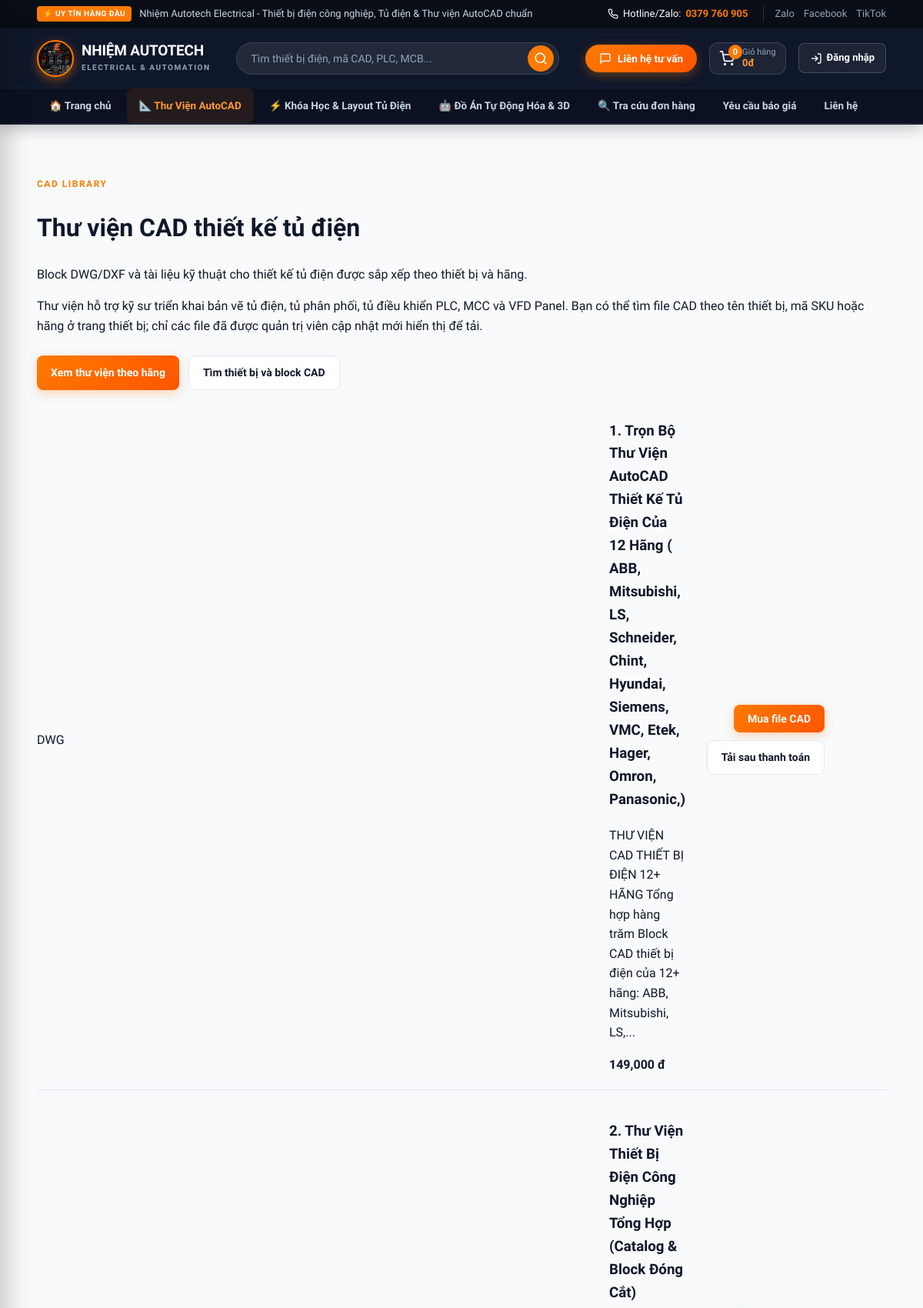
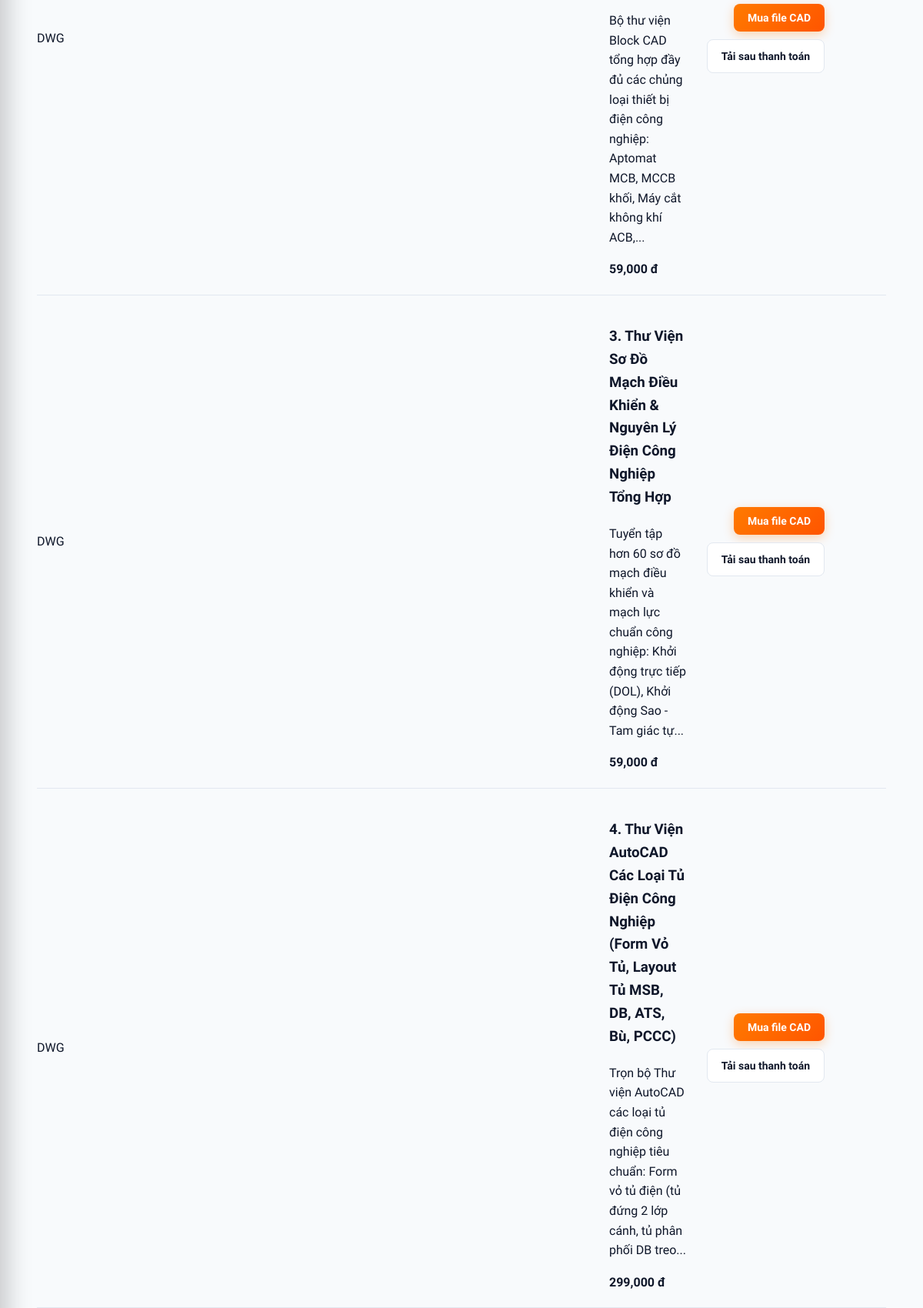
Page /cad-library (upper part) on the committed database (2 pictures, top to bottom).
### models.py (models this page shows, shortened)
class Product(db.Model):
    id = db.Column(db.Integer, primary_key=True)
    category_id = db.Column(db.Integer, db.ForeignKey("category.id"))
    category = db.relationship("Category", backref="products")
    name = db.Column(db.String(220), nullable=False)
    slug = db.Column(db.String(240), unique=True, nullable=False)
    sku = db.Column(db.String(80))
    description = db.Column(db.Text)
    specifications = db.Column(db.Text)
    price = db.Column(db.Float, default=0)
    stock = db.Column(db.Integer, default=0)
    image = db.Column(db.String(255))
    images = db.Column(db.Text, default="")
    video_url = db.Column(db.String(300))
    video_file = db.Column(db.String(255))
    cad_file = db.Column(db.String(255))
    status = db.Column(db.String(30), default="active")
    sort_order = db.Column(db.Integer, default=0)
    created_at = db.Column(db.DateTime, default=datetime.utcnow)

### app.py (the view)
@app.route("/cad-library")
def cad_library():
    products = Product.query.filter(Product.cad_file.isnot(None), Product.status=="active").order_by(Product.created_at.desc()).all()
    return render_template("cad_library.html", products=products)

### app.py (called while the page is built, shortened)
def get_device_type(ua_str):
    if not ua_str:
        return "💻 Máy tính"

def get_location_name(ip):
    if not ip or ip in ["127.0.0.1", "::1", "localhost"] or ip.startswith("192.168.") or ip.startswith("10."):
        return "🏠 Nội bộ (Localhost)"

@app.after_request
def prevent_private_pages_from_being_indexed(response):
    private_endpoints = {
        "login", "register", "logout", "cart", "cart_add", "cart_update", "cart_remove",
        "checkout", "payment", "payment_notify_paid", "account_orders", "cad_download", "admin_dashboard", "admin_products",
        "admin_product_add", "admin_product_delete", "admin_orders", "admin_order_status",
        "admin_contacts",
    }
    if request.endpoint in private_endpoints:
        response.headers["X-Robots-Tag"] = "noindex, nofollow"
    return response

def cart_items():
    cart = session.get("cart", {})
    result, total = [], 0
    return result, total

### templates/cad_library.html (shortened to what this page needs)
{% extends "base.html" %}
{% block content %}
<div class="container page">
  <p class="eyebrow">CAD LIBRARY</p><h1>Thư viện CAD thiết kế tủ điện</h1>
  <p class="lead">Block DWG/DXF và tài liệu kỹ thuật cho thiết kế tủ điện được sắp xếp theo thiết bị và hãng.</p>
  <p>Thư viện hỗ trợ kỹ sư triển khai bản vẽ tủ điện, tủ phân phối, tủ điều khiển PLC, MCC và VFD Panel. Bạn có thể tìm file CAD theo tên thiết bị, mã SKU hoặc hãng ở trang thiết bị; chỉ các file đã được quản trị viên cập nhật mới hiển thị để tải.</p>
  <div class="library-cta"><a class="btn primary" href="{{ url_for('library_by_brand') }}">Xem thư viện theo hãng</a><a class="btn ghost" href="{{ url_for('products') }}">Tìm thiết bị và block CAD</a></div>
  <div class="cad-list">{% for p in products %}<div class="cad-row"><div class="cad-icon">DWG</div><div><h3>{{ p.name }}</h3><p>{{ p.description|truncate(130) }}</p><strong>{{ "{:,.0f}".format(p.price) }} đ</strong></div><div class="cad-actions"><form method="post" action="{{ url_for('cart_add', product_id=p.id) }}"><button class="btn primary">Mua file CAD</button></form><a class="btn ghost" href="{{ url_for('cad_download', product_id=p.id) }}">Tải sau thanh toán</a></div></div>{% else %}<p>Chưa có file CAD. Admin có thể upload khi thêm sản phẩm.</p>{% endfor %}</div>
</div>
{% endblock %}

### static/css/electrical.css (style rules this page uses)
.page { padding: 56px 0 80px; }
.library-cta { margin-top: 26px; display: flex; gap: 12px; flex-wrap: wrap; }
.cad-actions { display: flex; gap: 10px; flex-wrap: wrap; justify-content: flex-end; }

### rows in the picture
Product: name "1. Trọn Bộ Thư Viện AutoCAD Thiết Kế Tủ Điện Của 12 Hãng ( ABB, Mitsubishi, LS, Schneider, Chint, Hyundai, Siemens, VMC, Etek, Hager, Omron, Panasonic,)", description "THƯ VIỆN CAD THIẾT BỊ ĐIỆN 12+ HÃNG Tổng hợp hàng trăm Block CAD thiết bị điện của 12+ hãng: ABB, Mitsubishi, LS,...", price "149,000"
Product: name "2. Thư Viện Thiết Bị Điện Công Nghiệp Tổng Hợp (Catalog & Block Đóng Cắt)", description "Bộ thư viện Block CAD tổng hợp đầy đủ các chủng loại thiết bị điện công nghiệp: Aptomat MCB, MCCB khối, Máy cắt không khí ACB,...", price "59,000"
Product: name "3. Thư Viện Sơ Đồ Mạch Điều Khiển & Nguyên Lý Điện Công Nghiệp Tổng Hợp", description "Tuyển tập hơn 60 sơ đồ mạch điều khiển và mạch lực chuẩn công nghiệp: Khởi động trực tiếp (DOL), Khởi động Sao - Tam giác tự...", price "59,000"
Product: name "4. Thư Viện AutoCAD Các Loại Tủ Điện Công Nghiệp (Form Vỏ Tủ, Layout Tủ MSB, DB, ATS, Bù, PCCC)", description "Trọn bộ Thư viện AutoCAD các loại tủ điện công nghiệp tiêu chuẩn: Form vỏ tủ điện (tủ đứng 2 lớp cánh, tủ phân phối DB treo...", price "299,000"

### other values in the picture
{{ cart_count }} "0"
{{ "{:,.0f}".format(cart_total) }} "0"
